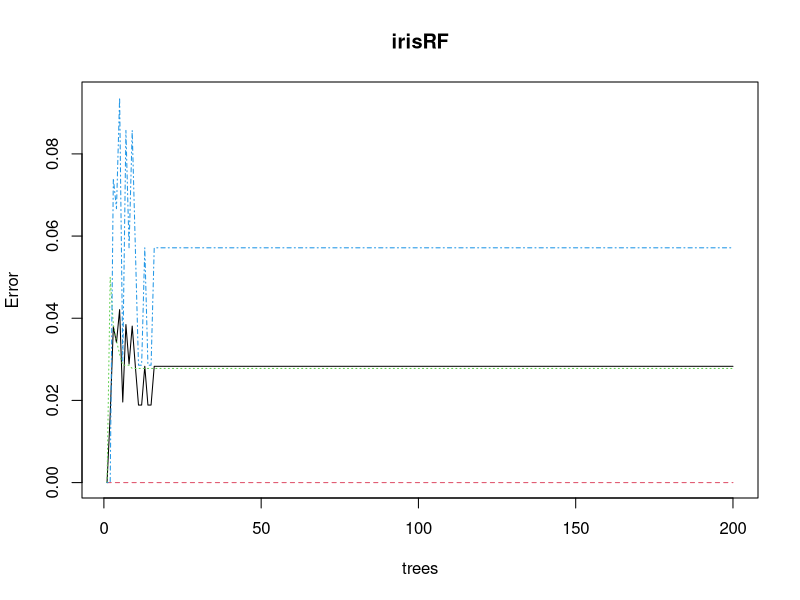
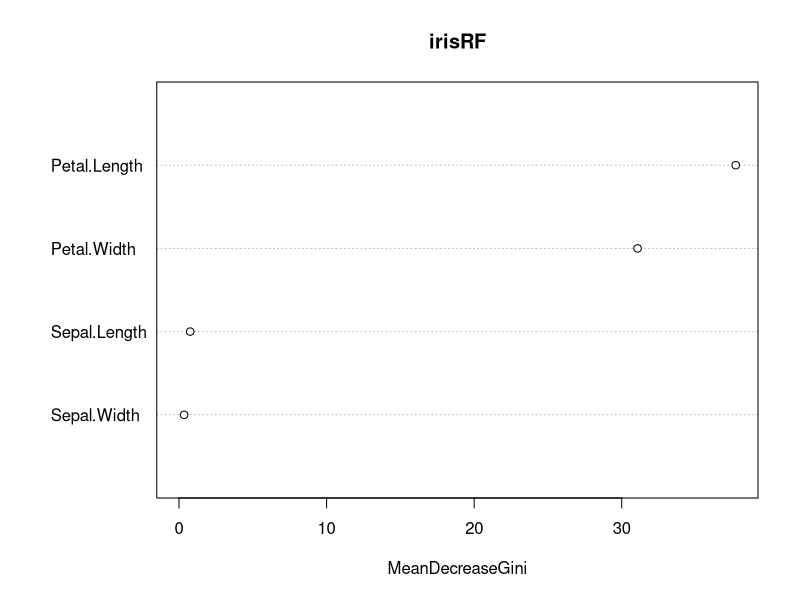
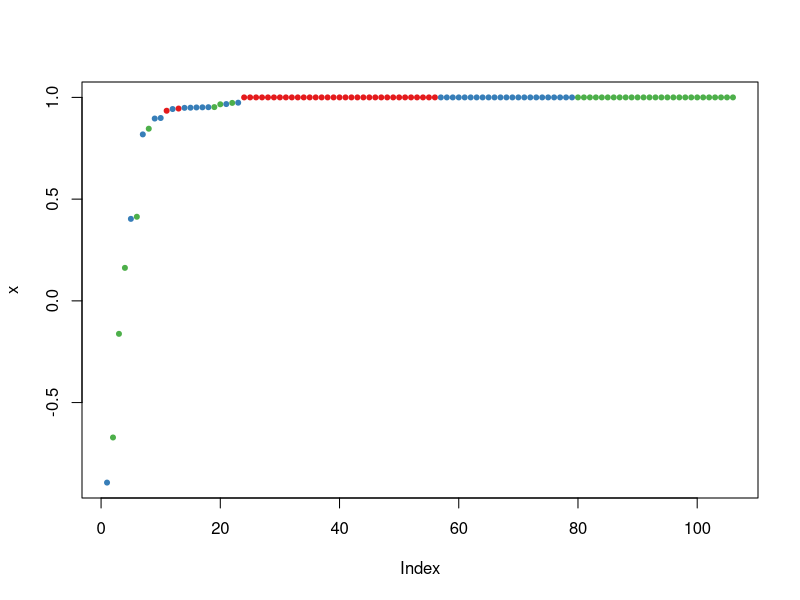
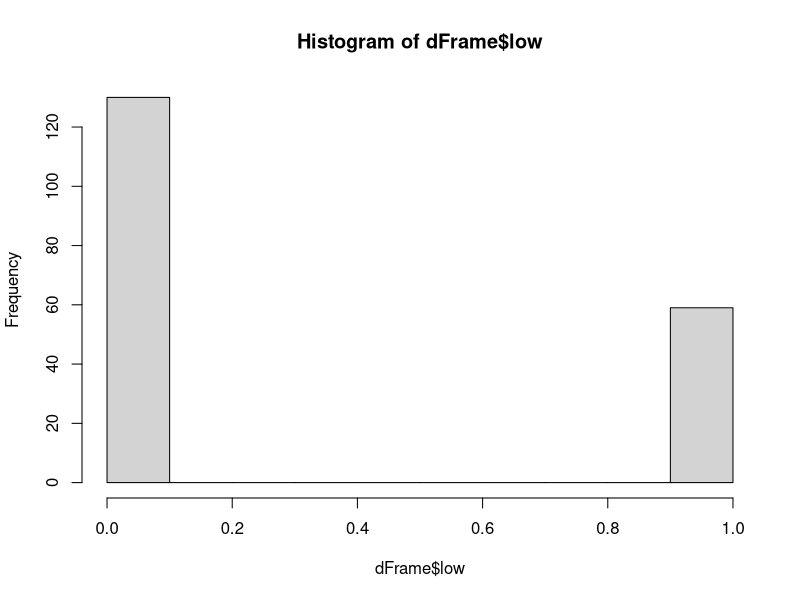
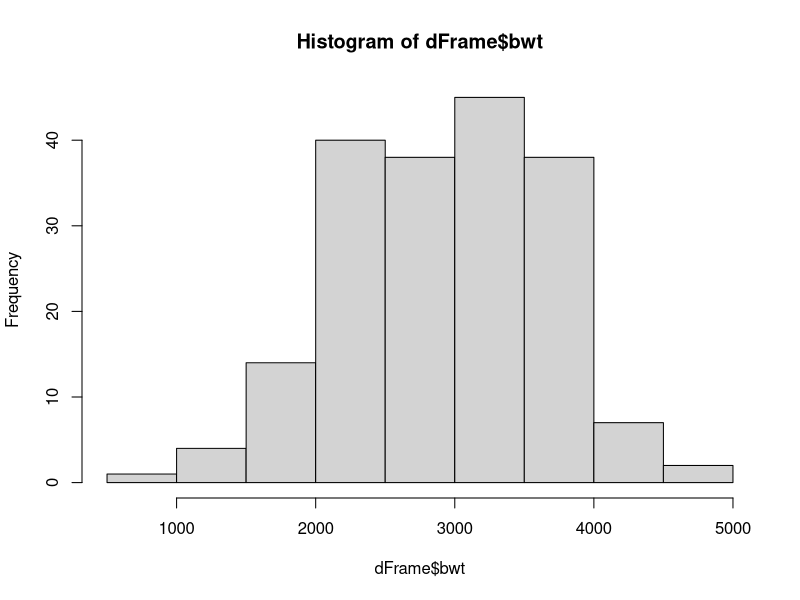
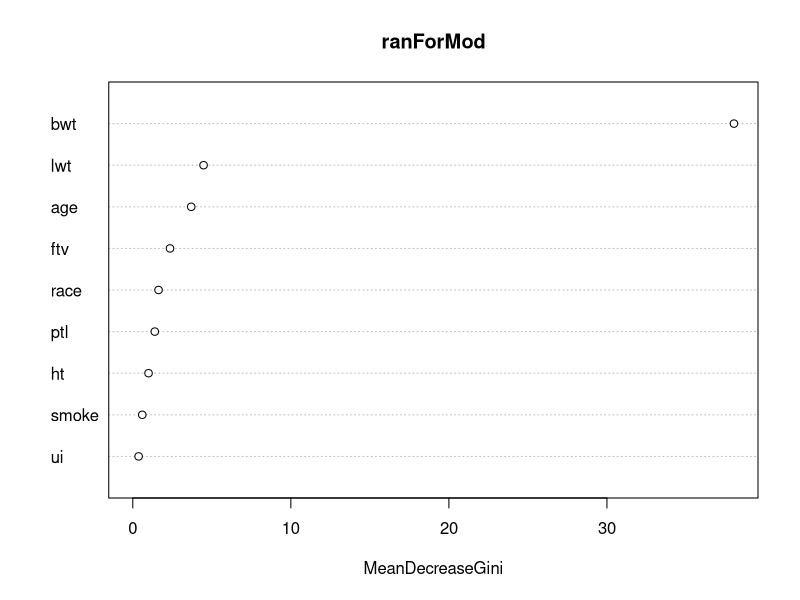
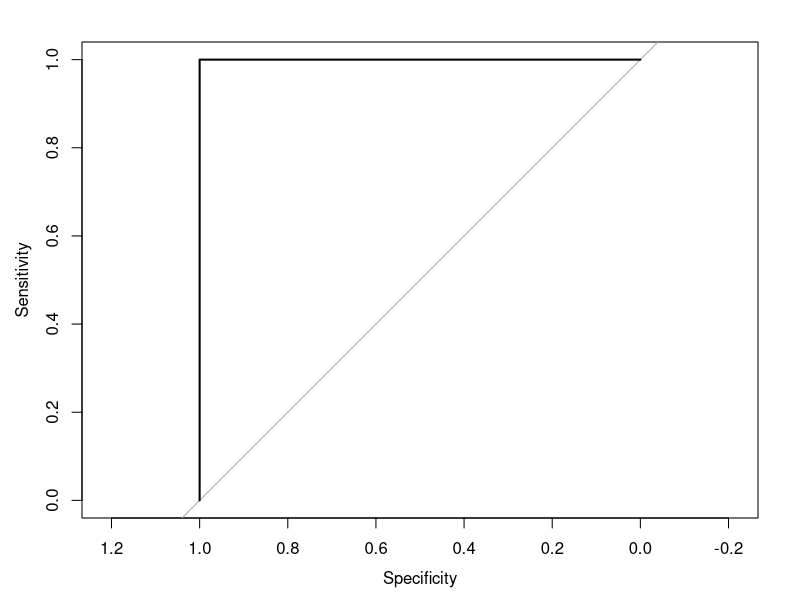
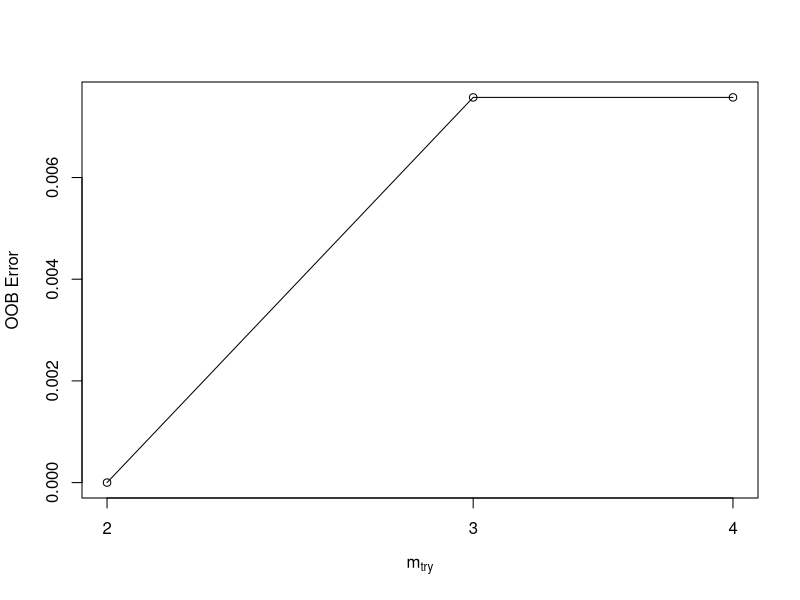

Generate these figures, in order, with R:
### randomForest tutorial ###
### Computational Biology: Univeristy of Vermont 
### April 26, 2017
### Matthias Nevins 

### Notes on randomForest ###

# "randomForest" is an ensemble learning model
# (also refered to as a "machine learning" tool). 
# 
# The package uses a random forest algorithm to sample data randomly 
# and then construct and analyzes multiple random decision trees (ensemble). 
# The performance of each random decision tree is are compared used to
# determine the mode of a classification or the mean of a regression. 
# The model can be trained on a subset of the data and then tested for accuracy. 

## See notes on decision trees and random forest ## 


#-----------------------------------------------------
############ randomForest #######################

# Begin by installing the randomForest package
install.packages("randomForest")
library("randomForest")

## INPUTS ## 
help("randomForest")
# relevent input arguments 
        # x = data frame or matrix of predictor variable(s)
        # y = response vector (if factor, classification)
        # ntree = number of decision trees to grow 
        # mtry = Number of randomly sampled 
            ## mtry should be a value lower than the total number of variables 
            ## for classification trees use the square root of number of variables
        # sampsize = number of rows that are randomly sampled for each tree 
        # sampsize should be lower than the total number of rows in your data set
        # nodesize = minimum size of terminal nodes (larger the number smaller the tree)

### OUTPUTS ##
# predication by randomForest is the mean of the random decision trees
# confusion matrix (classification) 

#### EXAMPLE 1: Iris data ####
# Call to "iris" data set available in R 
data(iris) 
View(iris) 
str(iris) # numeric predictor variables, Species variable is catagorical
summary(iris)

# Store iris in a new data fram 

Dframe <- iris

# Let's get started 
set.seed(123) # to get reproducible random results

# Split iris data to training data and testing data
# Train the model with 70% of data and test it 
# with the remaing %30 of the data. 
help(sample)
spl <- sample(2,nrow(Dframe),replace=TRUE,prob=c(0.7,0.3)) 
print(spl)
str(spl)

# define the training data 
trainData <- Dframe[spl==1,]
head(trainData)

# Test data 
testData <- Dframe[spl==2,]
head(testData)

# Generate random forest with training data 
irisRF <- randomForest(Species~.,data=trainData, mtry= 3, ntree=200,proximity=TRUE) 
help(randomForest)

# Print Random Forest model and see the importance features
print(irisRF)

# Confusion matrix for train data
table(predict(irisRF),trainData$Species) 

# Plot random forest 
plot(irisRF)

# Look at importance of independant vars
importance(irisRF)
# Plot importance 
varImpPlot(irisRF)

# Now build random forest for testing data
help("predict.randomForest")

irisPred <- predict(irisRF,newdata=testData)
print(irisPred)
table(irisPred, testData$Species)

#Now, let's look at the margin, positive or negative,
# if positive it means correct classification
help("margin.randomForest")
plot(margin(irisRF,testData$Species))



##################### END OF EXAMPLE 1 ##############################

#------------------------------------------------------
####### EXAMPLE 2: Using MASS package ##################

# Begin by importing two libraries 
library(randomForest)
library(MASS)

# set seed 
help("set.seed")
set.seed(1234)

# Store data "birthwt" data set from the MASS package into a DataFrame 
help("birthwt")
dFrame <- birthwt

# Identify predictor variables and target variable
# Identify catagorical target variable 
head(dFrame)
str(dFrame)
View(dFrame)

# see how many unique values are within each variable 
# for "low"
length(unique(dFrame$low))
hist(dFrame$low) # two unique values 
length(unique(dFrame$bwt))
hist(dFrame$bwt) # continuous variable 

# another way to view unique values for all variables
apply(dFrame,2,function(x) length(unique(x))) 
help(apply) # 2 in this function indicates columns

# Now convert catagorical variables using as.factor so 
# they are treated as numerical data by randomForest

# Begin by placing the variables you need to convert into a new placehoder 
# variable cVars (catagorical variables)
cVars <- c("low", "race", "smoke", "ptl", "ht", "ui", "ftv")

# use a for loop to go over data frame (dFrame) 
for(i in cVars){
  dFrame[,i]=as.factor(dFrame[,i])
}
str(dFrame) # we see that the numerical values for the 
#catagorical variables have been converted

# Acquire new library "caTools" to assist in the splitting of 
# sampled data
help("caTools")
library(caTools)

ivar <- sample.split(Y = dFrame$low, SplitRatio = 0.7) 
ivar
# Now assign the split data to a "train" and a "test" data frame
trainD <- dFrame[ivar,]
testD <- dFrame[!ivar,]


#### FIT THE MODEL ####
# use randomForest model to try and predict the importance of 
# each variable as it relates to the traget variable ("low")

ranForMod <- randomForest(low~., data = trainD, mtry=2, ntree=200)
print(ranForMod)

# Error rate 
# OOB (out of bag rate) mis-classification rate 
# Low rate = high tree strength

### Importance of each Variable ###
# High mean decrease Gini (or high mean decrease in accuracy of the model)
# indicates a high importance of the variable within the model 

importance(ranForMod)
varImpPlot(ranForMod)

### Predictions for model ### 

predictMod <- predict(ranForMod, testD, type = "class")
print(predictMod)
tableP <- table(predictions=predictMod, actual=testD$low)
print(tableP)
sum(diag(tableP)/sum(tableP))

## Plotting ROC (Reciever Operator Curve) ###
# expressed graphically in 2-D
# plots relationship b/w sensitivity and false positive rate (FPR)

install.packages("pROC")
library(pROC)
pModProb <- predict(ranForMod, testD, type = "prob")
print(pModProb)
auc <- auc(testD$low, pModProb[,2])
plot(roc(testD$low, pModProb[,2]))

# Finding the best mtry by "tuning" the model
bestmtry <- tuneRF(trainD, trainD$low, ntreeTry = 200, 
                   stepFactor = 1.5, 
                   improve = 0.01, 
                   trace = T, 
                   plot = T)
